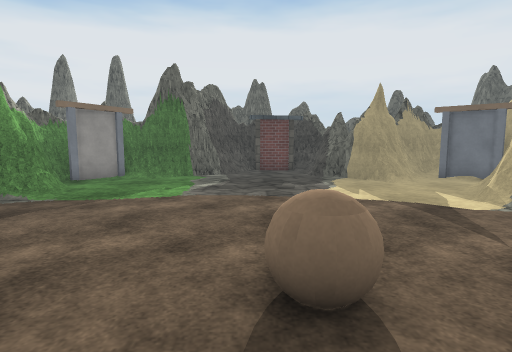
view 1 (above)

17 first-person views from a walk through a 3-D level made in the Unity game engine. The camera is 1.3 m above the floor, tilts 6° down and sees 80° across. The floor is counted in squares, 1 m on a side. Each view is taken from the middle of a square. On the plan, view 1 faces up. The plan holds only what a view shows up to about 14 squares ahead; the rest is blank. Surface patterns are stand-ins for the level's own textures.

view 2
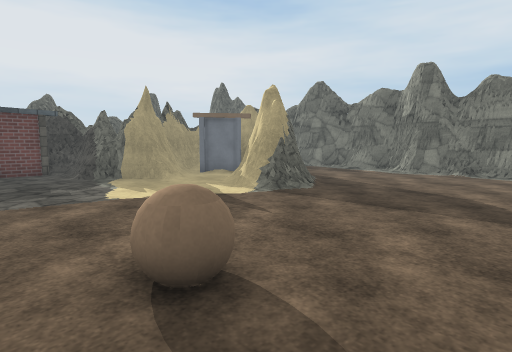

view 3
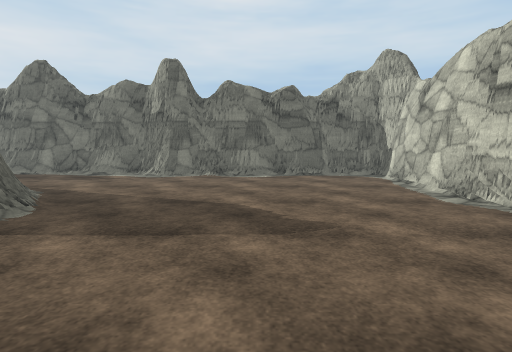

view 4
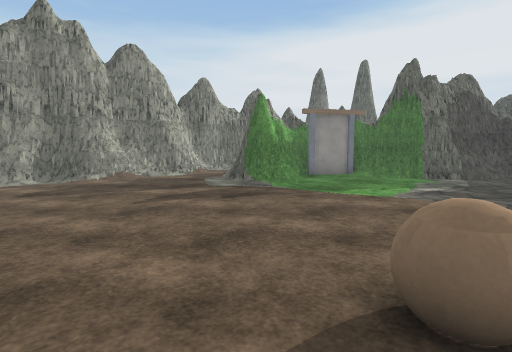

view 5
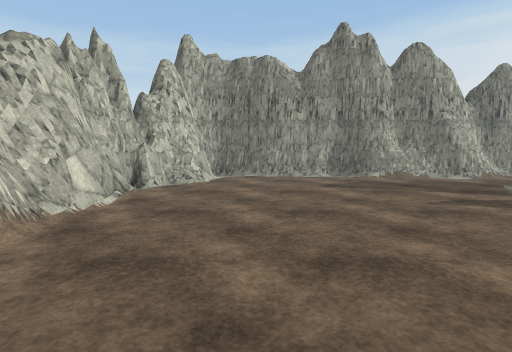

view 6
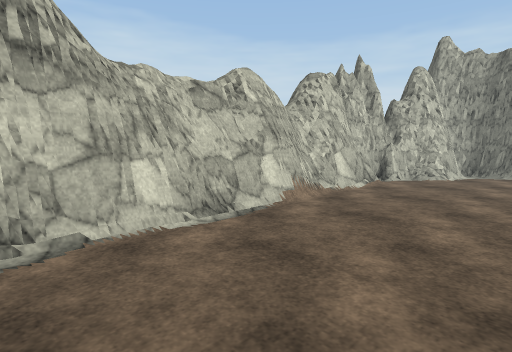

view 7
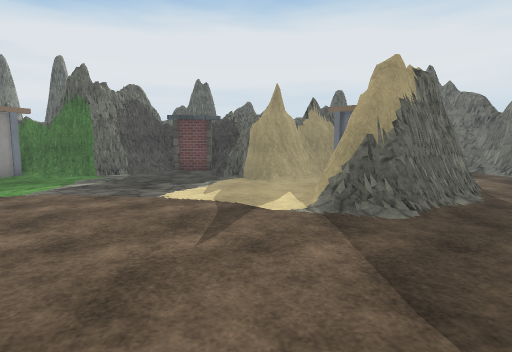

view 8
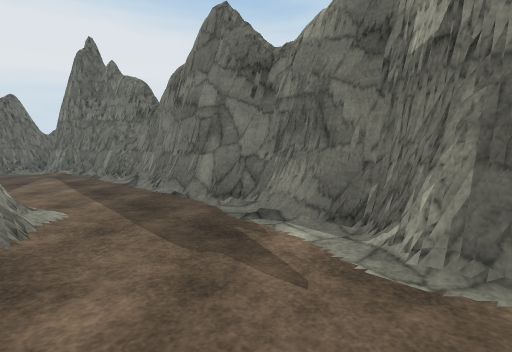

view 9
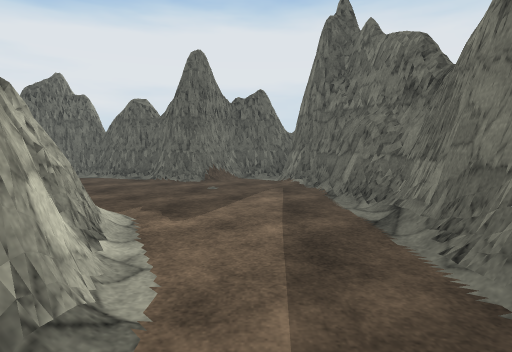

view 10
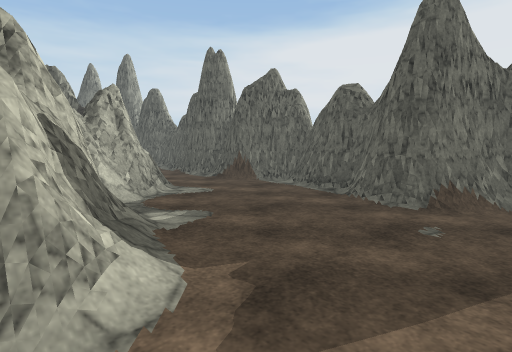

view 11
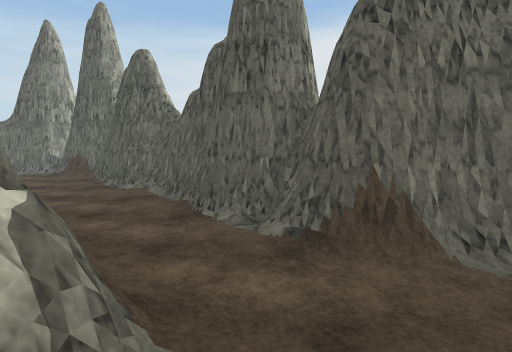

view 12
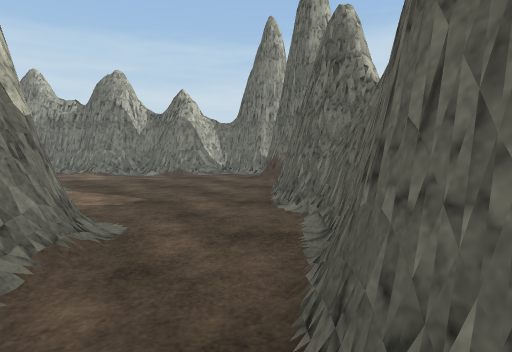

view 13
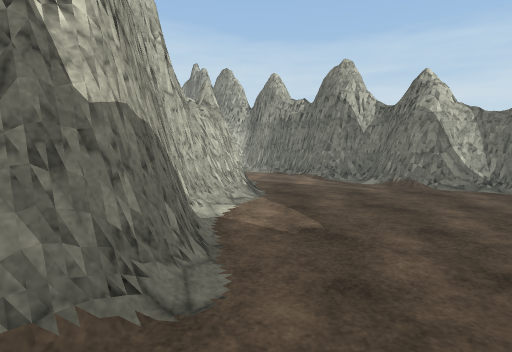

view 14
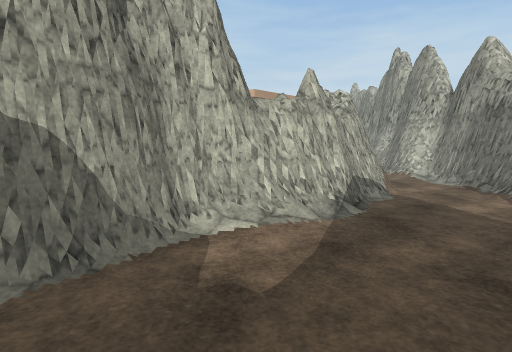

view 15
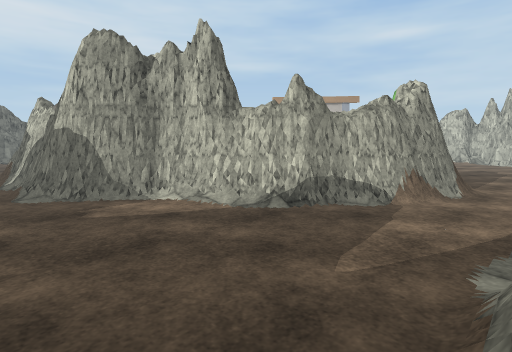

view 16
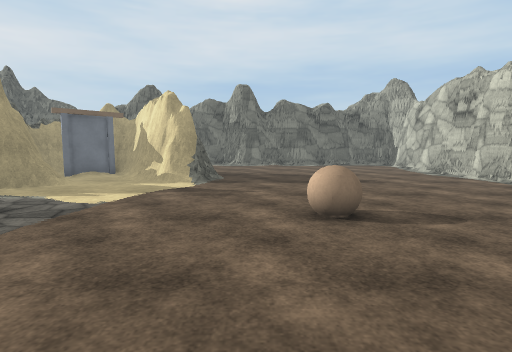

view 17
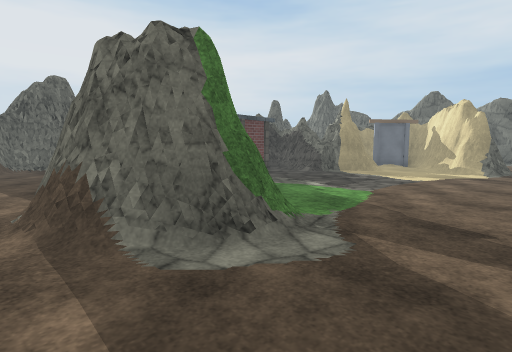

### Floor plan
Key: @ floor where view 1 was taken; # wall or solid block; . floor; / step, stairs or slope; = window, fence, low wall or low ledge; O other object.
Columns run from 12 left of view 1 to 15 right of it. Each row starts with its distance up from view 1.
 22        ####     ###
 21 #########=#######.########
 20 #==..................##..##
 19 #........................##
 18 #..........#=.==..........#
 17 ##.......########.........##
 16 ##....../########.........##
 15 #.....//##########.=/......#
 14 ##.../#####=...##  ##=.....#
 13 ##...######....#######=....#
 12 #...####O......########...=#
 11 #..###O.........##.O###/..=#
 10 #..###..............O##/...#
  9 #..####............####....#
  8 ##..###...........#####....#
  7  #...==..........=###=.....#
  6  #................##.......#
  5  #........................##
  4 ##........................#
  3 ##...........O............#
  2 #...........OO............#
  1 #.........................#
  0 #...........@.............#
 -1 #.........................#
 -2 #.........................#
 -3 ###.......................#
 -4   ##.==.............#######
 -5    ###################

Positions as (right, up) in squares from view 1, and headings:
1: (0, 0), facing up
2: (-1, 0), facing up-right
3: (1, 1), facing right
4: (1, 0), facing up-left
5: (1, -1), facing left
6: (3, 0), facing down-left
7: (4, 0), facing up
8: (10, 4), facing up-right
9: (12, 9), facing up
10: (12, 13), facing up-left
11: (5, 17), facing up-left
12: (2, 20), facing left
13: (-1, 20), facing down-left
14: (-5, 20), facing down
15: (-11, 19), facing down-right
16: (-5, 4), facing right
17: (-10, 4), facing up-right
